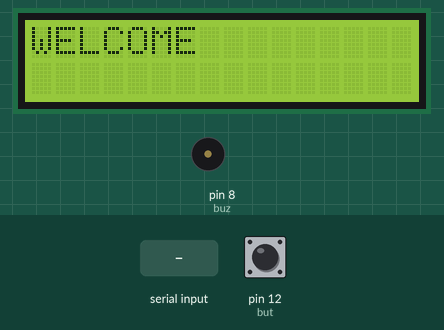
A sketch run on a simulated Arduino Uno, built with avr-gcc and run on an emulated ATmega328P. Parts: 16×2 character LCD, buzzer (waves = sounding, pin HIGH). The test bench sets the inputs (shaded band); at power-on: pin 12 (but) HIGH. What the sketch prints to the serial monitor is not drawn.

Above: at 3.2 s.
3.3 s: "1" received over Serial
At 4.3 s:
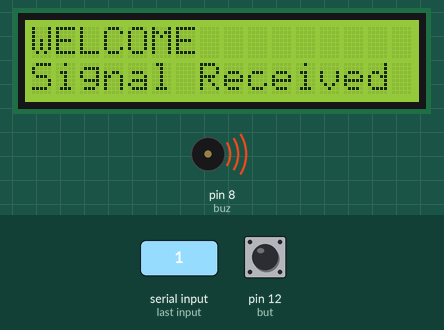
6.3 s: pin 12 (but) pulled LOW for 0.15 s
At 6.9 s:
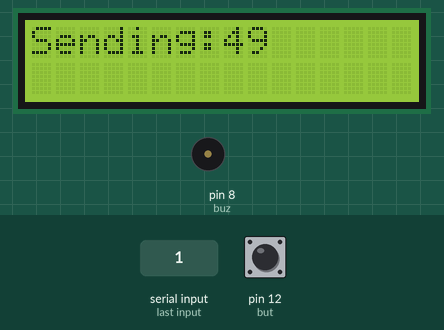
At 22.8 s:
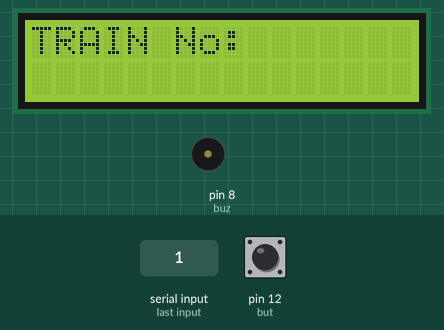
Timing chart, 0 to 23.8 s (numbered marks = the images above; inputs shaded):
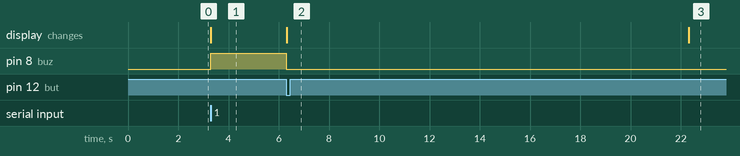

Measured:
- after the input at 3.3 s, pin 8 (buz): LOW → HIGH at once; the display: changes at once (image 1)
- after the input at 6.3 s, the display: first differs from a run without the input at once (image 2)

The sketch:

ard2__3_.ino
```cpp
#include <LiquidCrystal.h>
const int rs = 2, en = 3, d4 = 4, d5 = 5, d6 = 6, d7 = 7;
LiquidCrystal lcd(rs, en, d4, d5, d6, d7);
int but=12;
int tn=0;
int buz=8;

void setup(){
  Serial.begin(9600);
  lcd.begin(16,2);
  lcd.print("WELCOME");
  pinMode(buz,OUTPUT);
  pinMode(but,INPUT_PULLUP);
  delay(2000);

}

void loop(){


  if (digitalRead(but)==0){
    tn=49;
    lcd.clear();
    lcd.print("Sending:"+ String(tn));

    Serial.println(String(tn) +",0,0");
    delay(16000);
    Serial.println(String(0) +",0,0");
    lcd.clear();
    lcd.print("TRAIN No:");
    }


  if(Serial.available())
  {
    int x=Serial.read();
    lcd.setCursor(0,1);
    lcd.print("Signal Received");
    digitalWrite(buz,1);
    delay(3000);
    digitalWrite(buz,0);
    lcd.setCursor(0,1);
    lcd.print("               ");
     lcd.clear();
  lcd.print("WELCOME");
    }
  }
```
